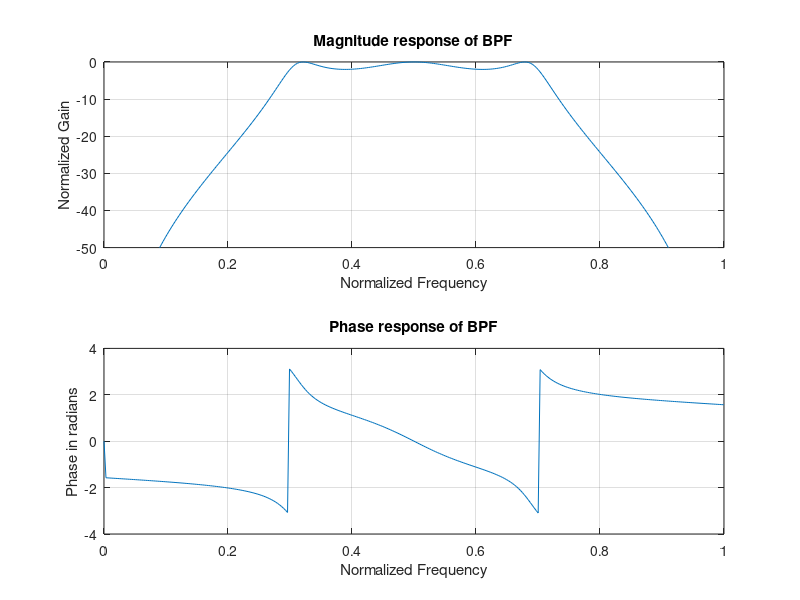

Source code (MATLAB):
%Chebyshev Type1 BPF filter

alphaP=2;%passband attenuation
alphaS=40;%stopband attenuation
wp=[0.3 0.7];%passband frequency
ws=[0.1 0.9];%stopband frequency
[n,wn]=cheb1ord(wp,ws,alphaP,alphaS);
[b,a]=cheby1(n,alphaP,wn);
w=0:0.01:pi;
[h,ph]=freqz(b,a,w);
m=20*log10(abs(h));
subplot(2,1,1)
plot(ph/pi,m);
grid on;
xlabel('Normalized Frequency');
ylabel('Normalized Gain');
title('Magnitude response of BPF');
axis([0 1 -50 0])
subplot(2,1,2)
plot(ph/pi,angle(h));
grid on;
xlabel('Normalized Frequency');
ylabel('Phase in radians');
title('Phase response of BPF');
